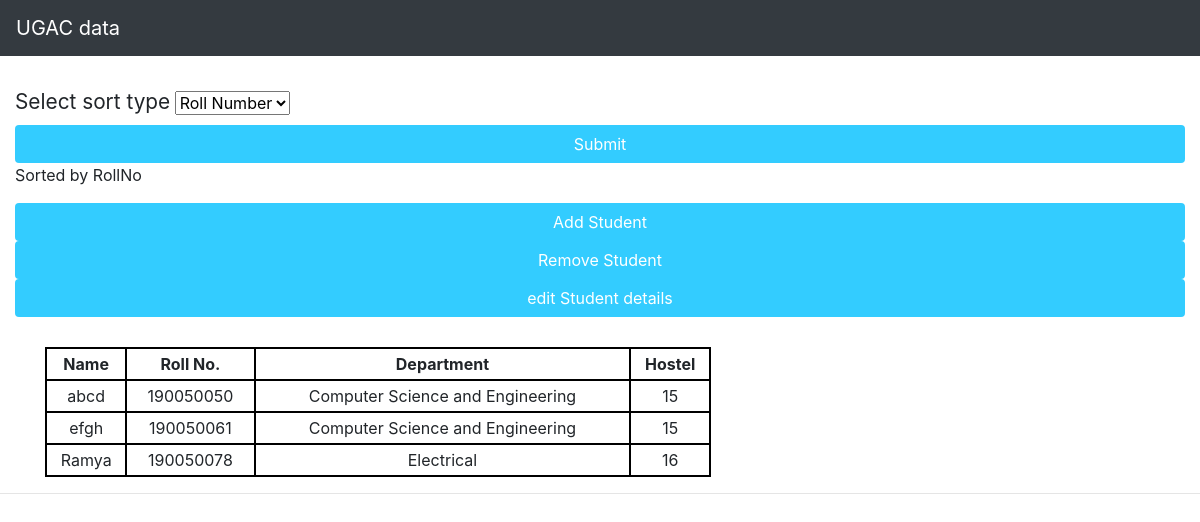
Before: / with the older database file.
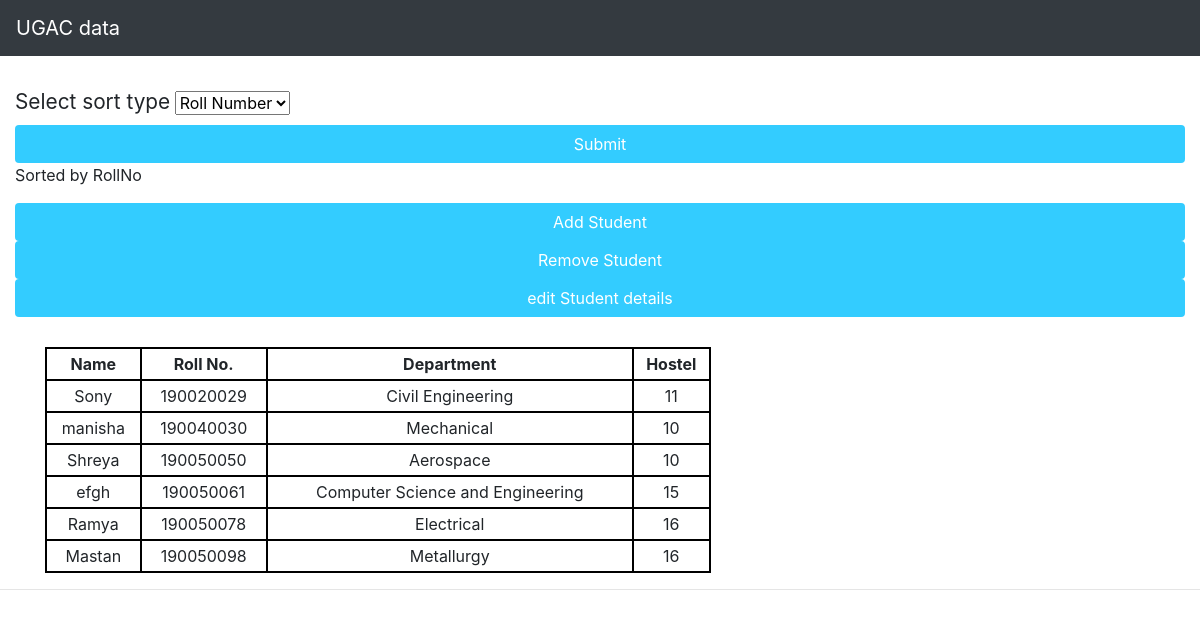
After: the same page with the newer database file.
### userdata/models.py (models this page shows)
class student(models.Model):
	name = models.CharField(max_length=200, null=True)# name
	roll = models.CharField(max_length=200, null=True)# roll number
	dept = models.CharField(max_length=200, null=True) #department
	hstl = models.CharField(max_length=200, null=True) # hostel
	def __str__(self):
		return self.name
	def ro(self):
		return self.roll
	def de(self):
		return self.dept
	def ho(self):
		return self.hstl

### userdata/views.py (the view, shortened to what this page needs)
# urls.py: 2. Add a URL to urlpatterns:  path('', views.home, name='home')
def home(request):#home page where table of students can be seen
	f=open("static/users.json")
	usrs = json.load(f)#loads json into dict
	students = student.objects.all() # get all students from db
	if(len(usrs)!=0):
		usrs={
		"students":
			[]
		}
		with open("static/users.json",'w') as file2:
			json.dump(usrs,file2,indent=4)
	students = student.objects.all()
	stus=[]
	for s in students:
		d1={
		"name":s,
		"roll":s.ro(),
		"dept":s.de(),
		"hstl":s.ho()
		}
		stus.append(d1)
	stus.sort(key=RollNo)
	context={'users':stus}
	messages.info(request,"Sorted by RollNo")
	return render(request,'userdata/userdata.html',context)

### userdata/views.py (called while the page is built)
def RollNo(l):#sort by rollnumber
	return int(l["roll"])

### userdata/templates/userdata/userdata.html (shortened to what this page needs)
{% extends 'userdata/main.html' %}
{%block content%}
	<div>
		<form action="" method="POST" style="margin-top: 10px;">
			<label style="font-size: 1.3em;">Select sort type</label>
			<select name="cat" id="cat">
			  <option value="RollNo">Roll Number</option>
			</select>
			<input class="btn login_btn" type="submit" value="Submit">
 		</form>
 	</div>
	<div style="margin-left: auto;margin-right: auto;">
		{% for message in messages %}
			<p id="messages">{{message}}</p>
		{% endfor %}
	</div>
	<div>
		<button class="login_btn btn"><a href="{% url 'addstu'%}">Add Student</a></button>
		<button class="login_btn btn"><a href="{% url 'remstu'%}">Remove Student</a></button>
		<button class="login_btn btn"><a href="{% url 'editstu'%}">edit Student details</a></button>
	</div>
	<div class="table_data">
		<table >
			<tr>
				<th>
					Name
				</th>
				<th>
					Roll No.
				</th>
				<th>
					Department
				</th>
				<th>
					Hostel
				</th>
			</tr>
				{% for stu in users%}
					<tr>
						<td>
							{{stu.name}}
						</td>
						<td>
							{{stu.roll}}
						</td>
						<td>
							{{stu.dept}}
						</td>
						<td>
							{{stu.hstl}}
						</td>
					</tr>
				{%endfor%}
		</table>
	</div>
{% endblock %}

### userdata/templates/userdata/main.html (shortened to what this page needs)
{% load static %}
<!DOCTYPE html>
<html>
<head>
	<link rel="stylesheet" href="https://stackpath.bootstrapcdn.com/bootstrap/4.3.1/css/bootstrap.min.css">
	<link href="https://unpkg.com/bootstrap-table@1.18.1/dist/bootstrap-table.min.css" rel="stylesheet">
	<link rel="stylesheet" type="text/css" href="{%static 'static/sources/style.css' %}">
</head>
<body>
	{% include 'userdata/navbar.html'%}
	<div class="container-fluid">
	{% block content %}
	{% endblock %}
    </div>
	<hr>
</body>
</html>

### userdata/templates/userdata/navbar.html
<nav class="navbar navbar-expand-lg navbar-dark bg-dark" style="margin-bottom: 30px;">
  <a class="navbar-brand" style="color: white" >UGAC data</a>
</nav>

### static/sources/style.css (style rules this page uses)
.login_btn { width: 100%; background: #33ccff !important; color: white !important; }

### userdata/templates/userdata/main.html (style rules this page uses)
.table_data { margin-top: 30px; margin-left: 30px; margin-right: 30px; }
table, th, td { border: 2px solid black; }
table { width:60%; }
th,td { padding:3px; text-align: center; }
.login_btn { background: #33ccff !important; color: white !important; }
.login_btn a { text-decoration: none; color : white !important; background: #33ccff !important; border:none; }

Changed rows visible on the page:
removed student: name "abcd", roll "190050050", dept "Computer Science and Engineering", hstl "15"
added student: name "Sony", roll "190020029", dept "Civil Engineering", hstl "11"
added student: name "manisha", roll "190040030", dept "Mechanical", hstl "10"
added student: name "Shreya", roll "190050050", dept "Aerospace", hstl "10"
added student: name "Mastan", roll "190050098", dept "Metallurgy", hstl "16"
